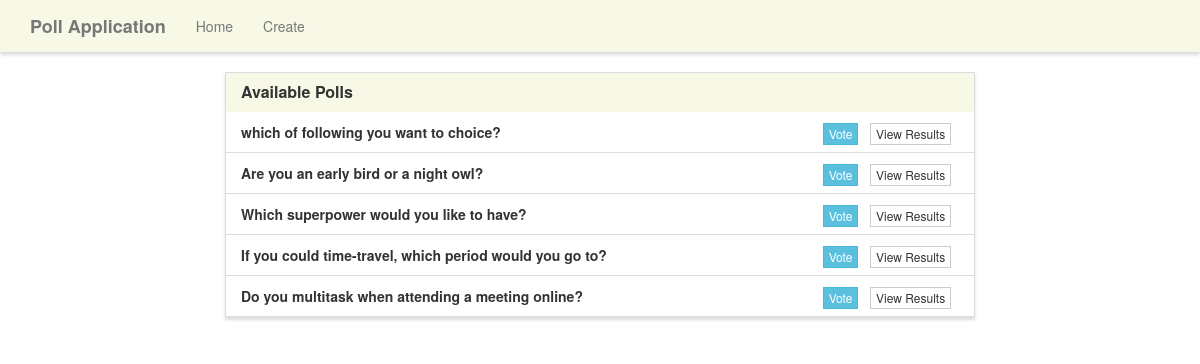
/home/, run on the app's committed database.
### poll_app/models.py (models this page shows, shortened)
class pollmodel(models.Model):
    poll_question = models.TextField()
    poll_option_one = models.CharField(max_length=30)
    poll_option_two = models.CharField(max_length=30)
    poll_option_three = models.CharField(max_length=30)
    poll_option_one_count = models.IntegerField(default=0)
    poll_option_two_count = models.IntegerField(default=0)
    poll_option_three_count = models.IntegerField(default=0)

### poll_app/views.py (the view)
# urls.py: 2. Add a URL to urlpatterns:  path('', views.home, name='home')
def home(request):
    polls = pollmodel.objects.all()
    context = {'polls':polls}
    return render(request, 'poll/home.html', context)

### poll_app/templates/poll/home.html
{% extends "poll/base.html" %} {% block title %}Homepage{% endblock %} {% block main %}
<div class="row">
    <div class="col-lg-8 col-lg-offset-2">
        <div class="panel panel-default">
            <div class="panel-heading">
                <h3 class="panel-title">Available Polls</h3>
            </div>
            <ul class="list-group">
                {% for poll in polls %}
                <li class="list-group-item">
                    <strong>{{poll.poll_question}}</strong>
                    <span class="pull-right">
                        <a href="{% url 'vote' poll.id %}" class="btn btn-info btn-xs">Vote</a> &nbsp;
                        <a href="{% url 'result' poll.id %}" class="btn btn-default btn-xs">View Results</a> &nbsp;
                    </span>
                </li>{% endfor %}
            </ul>
        </div>
    </div>
</div>
{% endblock %}

### poll_app/static/style.css (style rules this page uses)
.navbar-default, .btn, .form-control, .panel { border-radius: 0; }
.panel-default>.panel-heading { color: #333; background-color: rgba(245, 245, 220, .7); border-color: rgba(245, 245, 220, .6); border-top-left-radius: 0; border-top-right-radius: 0; }
.panel { box-shadow: 0px 3px 3px 0px #ddd; }
a.navbar-brand, .panel-title { font-weight: bolder; }

### data on the page
pollmodel: poll_question "which of following you want to choice?"
pollmodel: poll_question "Are you an early bird or a night owl?"
pollmodel: poll_question "Which superpower would you like to have?"
pollmodel: poll_question "If you could time-travel, which period would you go to?"
pollmodel: poll_question "Do you multitask when attending a meeting online?"
